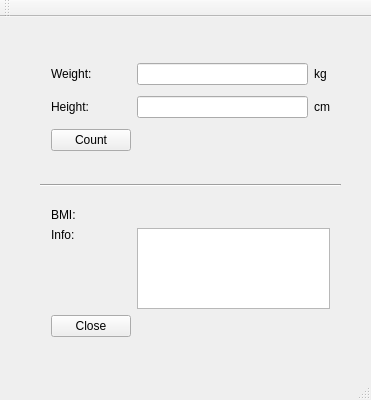
<?xml version="1.0" encoding="UTF-8"?>
<ui version="4.0">
 <class>MainWindow</class>
 <widget class="QMainWindow" name="MainWindow">
  <property name="geometry">
   <rect>
    <x>0</x>
    <y>0</y>
    <width>371</width>
    <height>400</height>
   </rect>
  </property>
  <property name="windowTitle">
   <string>MainWindow</string>
  </property>
  <widget class="QWidget" name="centralWidget">
   <widget class="QWidget" name="gridLayoutWidget">
    <property name="geometry">
     <rect>
      <x>40</x>
      <y>30</y>
      <width>301</width>
      <height>121</height>
     </rect>
    </property>
    <layout class="QGridLayout" name="textChanged">
     <item row="0" column="0">
      <widget class="QLabel" name="weight">
       <property name="text">
        <string>Weight:</string>
       </property>
      </widget>
     </item>
     <item row="1" column="0">
      <widget class="QLabel" name="height">
       <property name="text">
        <string>Height:</string>
       </property>
      </widget>
     </item>
     <item row="0" column="1">
      <widget class="QLineEdit" name="weightLineEdit"/>
     </item>
     <item row="2" column="0">
      <widget class="QPushButton" name="countButton">
       <property name="text">
        <string>Count</string>
       </property>
      </widget>
     </item>
     <item row="1" column="1">
      <widget class="QLineEdit" name="heightLineEdit"/>
     </item>
     <item row="0" column="2">
      <widget class="QLabel" name="kg">
       <property name="text">
        <string>kg</string>
       </property>
      </widget>
     </item>
     <item row="1" column="2">
      <widget class="QLabel" name="cm">
       <property name="text">
        <string>cm</string>
       </property>
      </widget>
     </item>
    </layout>
   </widget>
   <widget class="Line" name="line">
    <property name="geometry">
     <rect>
      <x>40</x>
      <y>160</y>
      <width>301</width>
      <height>16</height>
     </rect>
    </property>
    <property name="orientation">
     <enum>Qt::Horizontal</enum>
    </property>
   </widget>
   <widget class="QWidget" name="gridLayoutWidget_2">
    <property name="geometry">
     <rect>
      <x>40</x>
      <y>180</y>
      <width>301</width>
      <height>151</height>
     </rect>
    </property>
    <layout class="QGridLayout" name="editingFinished">
     <item row="2" column="0">
      <widget class="QPushButton" name="closeButton">
       <property name="text">
        <string>Close</string>
       </property>
      </widget>
     </item>
     <item row="0" column="0">
      <widget class="QLabel" name="bmi">
       <property name="text">
        <string>BMI:</string>
       </property>
      </widget>
     </item>
     <item row="1" column="0" alignment="Qt::AlignTop">
      <widget class="QLabel" name="label_6">
       <property name="text">
        <string>Info:</string>
       </property>
      </widget>
     </item>
     <item row="1" column="1">
      <widget class="QTextBrowser" name="infoTextBrowser"/>
     </item>
     <item row="0" column="1">
      <widget class="QLabel" name="resultLabel">
       <property name="text">
        <string/>
       </property>
      </widget>
     </item>
    </layout>
   </widget>
  </widget>
  <widget class="QMenuBar" name="menuBar">
   <property name="geometry">
    <rect>
     <x>0</x>
     <y>0</y>
     <width>371</width>
     <height>25</height>
    </rect>
   </property>
  </widget>
  <widget class="QToolBar" name="mainToolBar">
   <attribute name="toolBarArea">
    <enum>TopToolBarArea</enum>
   </attribute>
   <attribute name="toolBarBreak">
    <bool>false</bool>
   </attribute>
  </widget>
  <widget class="QStatusBar" name="statusBar"/>
 </widget>
 <layoutdefault spacing="6" margin="11"/>
 <resources/>
 <connections>
  <connection>
   <sender>closeButton</sender>
   <signal>clicked()</signal>
   <receiver>MainWindow</receiver>
   <slot>close()</slot>
   <hints>
    <hint type="sourcelabel">
     <x>80</x>
     <y>357</y>
    </hint>
    <hint type="destinationlabel">
     <x>185</x>
     <y>199</y>
    </hint>
   </hints>
  </connection>
 </connections>
</ui>
